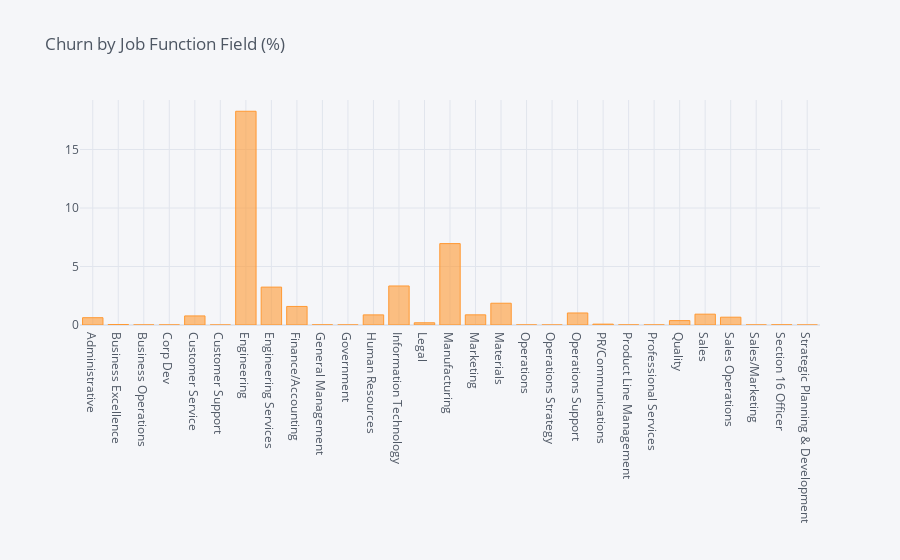

The notebook cell this image was saved under:
### Code cell
from plotly.offline import download_plotlyjs, init_notebook_mode, plot, iplot
init_notebook_mode(connected=True)
#py.initnotebookmode(connected=True) # this code, allow us to work with offline plotly version
# Using plotly + cufflinks in offline mode

import cufflinks as cf
cf.set_config_file(offline=True)
import cufflinks
cufflinks.go_offline(connected=True)

df_JobFunction = pd.DataFrame(columns=["Field", "% of Leavers"])

i=0

for field in list(employee_df['Job Function'].unique()):
    ratio = employee_df[(employee_df['Job Function']==field)&(employee_df["Employee Status"] == 'Terminated')].shape[0] / employee_df['Job Function'].shape[0]
    df_JobFunction.loc[i] = (field, ratio*100)
    i += 1
    #print("In {}, the ratio of leavers is {:.2f}%".format(field, ratio*100))    

df_EF = df_JobFunction.groupby(by="Field").sum()
df_EF.iplot(kind='bar',title='Churn by Job Function Field (%)')

### Figure 1 — Plotly figure (JSON) as saved in the notebook; plotly's stock layout.template omitted (floating-point values rounded to 4 significant figures)
{"data": [{"marker": {"color": "rgba(255, 153, 51, 0.6)", "line": {"color": "rgba(255, 153, 51, 1.0)", "width": 1}}, "name": "% of Leavers", "orientation": "v", "text": "", "type": "bar", "x": ["Administrative", "Business Excellence", "Business Operations", "Corp Dev", "Customer Service", "Customer Support", "Engineering", "Engineering Services", "Finance/Accounting", "General Management", "Government", "Human Resources", "Information Technology", "Legal", "Manufacturing", "Marketing", "Materials", "Operations", "Operations Strategy", "Operations Support", "PR/Communications", "Product Line Management", "Professional Services", "Quality", "Sales", "Sales Operations", "Sales/Marketing", "Section 16 Officer", "Strategic Planning & Development"], "y": [0.6243, 0.04266, 0.003878, 0.003878, 0.7756, 0, 18.27, 3.238, 1.586, 0.01163, 0.003878, 0.8648, 3.335, 0.19, 6.957, 0.8687, 1.861, 0.003878, 0, 1.028, 0.07368, 0.007756, 0.003878, 0.3762, 0.9268, 0.667, 0.003878, 0.01551, 0]}], "layout": {"legend": {"bgcolor": "#F5F6F9", "font": {"color": "#4D5663"}}, "paper_bgcolor": "#F5F6F9", "plot_bgcolor": "#F5F6F9", "title": {"font": {"color": "#4D5663"}, "text": "Churn by Job Function Field (%)"}, "xaxis": {"gridcolor": "#E1E5ED", "showgrid": true, "tickfont": {"color": "#4D5663"}, "title": {"font": {"color": "#4D5663"}, "text": ""}, "zerolinecolor": "#E1E5ED"}, "yaxis": {"gridcolor": "#E1E5ED", "showgrid": true, "tickfont": {"color": "#4D5663"}, "title": {"font": {"color": "#4D5663"}, "text": ""}, "zerolinecolor": "#E1E5ED"}}}
